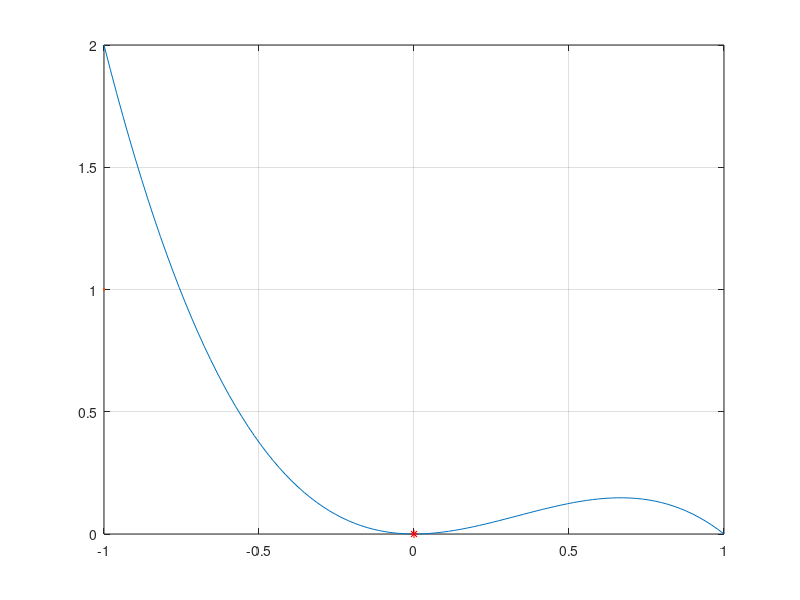

Source code (MATLAB):
alpha=2;
x = linspace(0,1,100);
Y = x.^alpha.*log(x);
Y1 = @(x)x.^alpha.*log(x);
plot(x,Y);
grid on;
[x_m,y_m] = fminbnd(Y1,0,1);
hold on;
plot(x_m,y_m,'r*',0,1);
hold off;


%%
alpha=2;
beta=1;
x = linspace(-1,1,100);
Y = x.^alpha.*exp(-1*beta.*x);
Y1 = @(x)x.^alpha.*exp(-1*beta.*x);
plot(x,Y);
grid on;
[x_m,y_m] = fminbnd(Y1,-1,1);
hold on;
plot(x_m,y_m,'r*',-1,1);
hold off;

%%
alpha=2;
beta=1;
x = linspace(-1,1,100);
Y = x.^alpha.*(1-x).^beta;
Y1 = @(x)x.^alpha.*(1-x).^beta;
plot(x,Y);
grid on;
[x_m,y_m] = fminbnd(Y1,-1,1);
hold on;
plot(x_m,y_m,'r*',-1,1);
hold off;